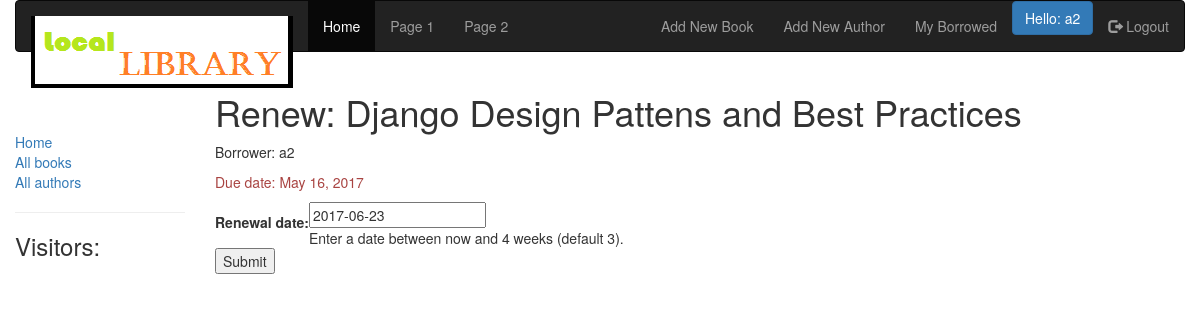
Screenshot of /catalog/book/cdd9a646-55ac-4ab8-a6f8-87c02b3bf2e2/renew/ (signed in) with the database file from the repository.
### catalog/models.py (models this page shows, shortened)
class BookInstance(models.Model):
	id = models.UUIDField(primary_key=True, default=uuid.uuid4, help_text="Unique ID for this particular book across whole library")
	book = models.ForeignKey('Book', on_delete=models.SET_NULL, null=True)
	imprint = models.CharField(max_length=200)
	due_back = models.DateField(null=True, blank=True)
	borrower = models.ForeignKey(User, on_delete=models.SET_NULL, null=True, blank=True)
	@property
	def is_overdue(self):
		if date.today() > self.due_back:
			return True
		return False
	LOAN_STATUS = (
		('d', 'Maintenance'),
		('o', 'On loan'),
		('a', 'Available'),
		('r', 'Reserved'),
	)
	status = models.CharField(max_length=1, choices=LOAN_STATUS, blank=True, default='d', help_text='Book availability')
	class Meta:
		ordering = ["due_back"]
		permissions = (("can_mark_returned", "Set book as returned"),)

class Book(models.Model):
	title = models.CharField(max_length=200)
	author = models.ForeignKey('Author', on_delete=models.SET_NULL, null=True)
	summary = models.TextField(max_length=1000, help_text="Enter a brief description of the book")
	isbn = models.CharField('ISBN',max_length=13, help_text='13 Character <a href="https://www.isbn-international.org/content/what-isbn">ISBN number</a>')
	genre = models.ManyToManyField(Genre, help_text="Select a genre for this book")

### catalog/views.py (the view)
# urls.py: url(r'^book/(?P<pk>[-\w]+)/renew/$', views.renew_book_librarian, name='renew-book-librarian'),
@permission_required('catalog.can_mark_returned')
def renew_book_librarian(request, pk):
    book_inst=get_object_or_404(BookInstance, pk = pk)
    if request.method == 'POST':
        form = RenewBookForm(request.POST)
        if form.is_valid():
            book_inst.due_back = form.cleaned_data['renewal_date']
            book_inst.save()
            return HttpResponseRedirect(reverse('all-borrowed') )
    else:
        proposed_renewal_date = datetime.date.today() + datetime.timedelta(weeks=3)
        form = RenewBookForm(initial={'renewal_date': proposed_renewal_date,})
    return render(request, 'catalog/book_renew_librarian.html', {'form': form, 'bookinst':book_inst})

### catalog/forms.py (shortened to what this page needs)
class RenewBookForm(forms.Form):
    renewal_date = forms.DateField(help_text="Enter a date between now and 4 weeks (default 3).")

### catalog/templates/catalog/book_renew_librarian.html (shortened to what this page needs)
{% extends "base_generic.html" %}
{% block content %}
    <h1>Renew: {{bookinst.book.title}}</h1>
    <p>Borrower: {{bookinst.borrower}}</p>
    <p{% if bookinst.is_overdue %} class="text-danger"{% endif %}>Due date: {{bookinst.due_back}}</p>
    <form action="" method="post">
        <table>
        {{ form }}
        </table>
        <input type="submit" value="Submit" />
    </form>
{% endblock %}

### catalog/templates/base_generic.html (shortened to what this page needs)
{% load staticfiles %}
<!DOCTYPE html>
<html lang="en">
<head>
  <link rel="stylesheet" href="https://maxcdn.bootstrapcdn.com/bootstrap/3.3.7/css/bootstrap.min.css">
  <link rel="stylesheet" href="{% static 'css/styles.css' %}">
</head>
<body>
  <div class="container-fluid">
	  <nav class="navbar navbar-inverse">
	  <div class="container-fluid">
		<div class="navbar-header">
		  <a class="navbar-brand" href="#" ><img src="{% static 'images/logo2.png' %}"></a>
		</div>
		<ul class="nav navbar-nav">
		  <li class="active"><a href="#">Home</a></li>
		  <li><a href="#">Page 1</a></li>
		  <li><a href="#">Page 2</a></li>
		</ul>
		<ul class="nav navbar-nav navbar-right">
		  {% if user.is_authenticated %}
			  <li><a href="{% url 'book_create' %}">Add New Book</a></li>
			  <li><a href="{% url 'author_create' %}">Add New Author</a></li>
			  <li><a href="{% url 'my-borrowed' %}">My Borrowed</a></li>
			 <li><button type="button" class="btn btn-primary">Hello: {{ user.get_username }}</button></li>
			 <li><a href="{% url 'logout' %}?next={{request.path}}"><span class="glyphicon glyphicon-log-out"></span> Logout</a></li>
		  {% else %}
			 <li><a href="#"><span class="glyphicon glyphicon-user"></span> Sign Up</a></li>
		    <li><a href="{% url 'login' %}?next={{request.path}}"><span class="glyphicon glyphicon-log-in"></span> Login</a></li>
		  {% endif %}
		</ul>
	  </div>
	</nav>
    <div class="row">
      <div class="col-sm-2"><br><br>
      {% block sidebar %}
      <ul class="sidebar-nav">
          <li><a href="{% url 'index' %}">Home</a></li>
          <li><a href="{% url 'books' %}">All books</a></li>
          <li><a href="{% url 'authors' %}">All authors</a></li>
      </ul>
	  <hr>
	  <h3>Visitors:{{num_visits}}</h3>
     {% endblock %}
      </div>
      <div class="col-sm-10 ">
      {% block content %}{% endblock %}
      </div>
    </div>
  </div>
</body>
</html>

### catalog/static/css/styles.css (style rules this page uses)
.sidebar-nav { margin-top: 20px; padding: 0; list-style: none; }

### rows the page displays
BookInstance: book "Django Design Pattens and Best Practices", borrower "a2", due_back "May 16, 2017"

### other values shown
{{ user.get_username }} "a2"
